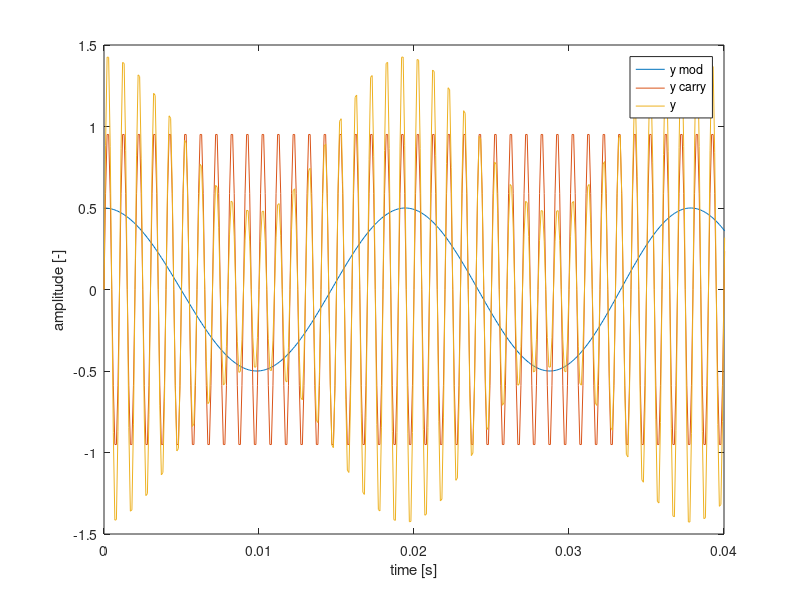

Write MATLAB code to recreate this figure. (Note: this script raises an error after producing the figure.)
% author: Jakub Szzczepaniak
% date: 28/05/2024

clear
clc

%% Task 2

fs = 1e4;
t = 0:1/fs:1;
y_mod = 0.5*chirp(t,50,t(end),200);
y_carr = sin(2*pi*t*1e3);
y = y_mod .* y_carr+y_carr;

figure
plot(t,y_mod)
hold on
plot(t,y_carr)
hold on
plot(t,y)
legend('y mod','y carry','y')
xlim([0,0.04])
xlabel('time [s]')
ylabel('amplitude [-]')
%% Task 2.1

% analitical signal;
ya = hilbert(y);

% envelope
ya_abs = abs(ya);

% figure
% plot(t,ya_abs)
% title('Envelope of modulated signal')
% xlabel('time [s]')
% ylabel('amplitude [-]')

% remove modulations
y_demod = y./abs(ya);

Y = fft(y);
N = length(Y);
fv = (0:N-1)*fs/N; % frequency vector

Y_demod = fft(y_demod);

figure
spectrum_dB(y, fs)
hold on
spectrum_dB(y_demod,fs)
grid on
xlim([0,5e3])
legend('y signal','with removed modulations')

%% Task 2

y_mod_2 = y.*y_carr;

% appying low pass filter
y_filt = lowpass(y_mod_2, 400, fs);

% removing constant componenet
y_filt = y_filt - mean(y_filt);

y_filt = 2*y_filt;

figure
spectrum_dB(y_mod,fs)
hold on
spectrum_dB(y_filt, fs)
xlim([1,400])
grid